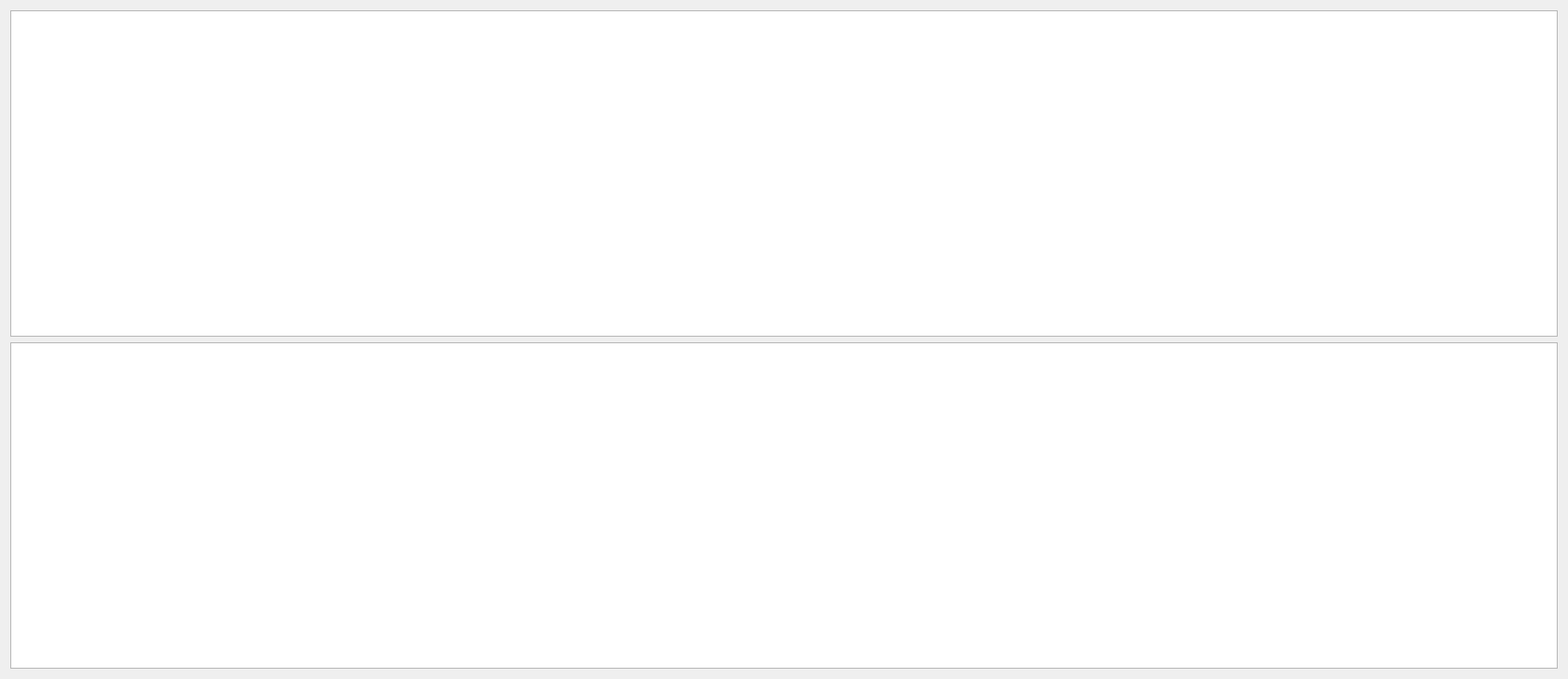
<?xml version="1.0" encoding="UTF-8"?>
<ui version="4.0">
 <class>Form</class>
 <widget class="QWidget" name="Form">
  <property name="geometry">
   <rect>
    <x>0</x>
    <y>0</y>
    <width>1673</width>
    <height>724</height>
   </rect>
  </property>
  <property name="minimumSize">
   <size>
    <width>500</width>
    <height>200</height>
   </size>
  </property>
  <property name="windowTitle">
   <string>Form</string>
  </property>
  <layout class="QGridLayout" name="gridLayout">
   <item row="0" column="0">
    <widget class="PyDMScatterPlot" name="PyDMScatterPlot">
     <property name="toolTip">
      <string/>
     </property>
     <property name="yAxes">
      <stringlist>
       <string>{&quot;name&quot;: &quot;Axis 1&quot;, &quot;orientation&quot;: &quot;left&quot;, &quot;label&quot;: null, &quot;minRange&quot;: -1.0, &quot;maxRange&quot;: 1.0, &quot;autoRange&quot;: true, &quot;logMode&quot;: false}</string>
      </stringlist>
     </property>
     <property name="title" stdset="0">
      <string extracomment="SND DIO"/>
     </property>
     <property name="showLegend">
      <bool>true</bool>
     </property>
     <property name="curves">
      <stringlist>
       <string>{&quot;y_channel&quot;: &quot;ca://XCS:SND:DIO:AMPL_8&quot;, &quot;x_channel&quot;: &quot;ca://XCS:SB1:BMMON:SUM&quot;, &quot;name&quot;: &quot;Ch8&quot;, &quot;color&quot;: &quot;white&quot;, &quot;lineStyle&quot;: 0, &quot;lineWidth&quot;: 1, &quot;symbol&quot;: &quot;o&quot;, &quot;symbolSize&quot;: 10, &quot;yAxisName&quot;: &quot;Axis 1&quot;, &quot;barWidth&quot;: null, &quot;upperThreshold&quot;: null, &quot;lowerThreshold&quot;: null, &quot;thresholdColor&quot;: &quot;white&quot;, &quot;redraw_mode&quot;: 2, &quot;buffer_size&quot;: 1200, &quot;bufferSizeChannelAddress&quot;: null}</string>
      </stringlist>
     </property>
    </widget>
   </item>
   <item row="1" column="0">
    <widget class="PyDMScatterPlot" name="PyDMScatterPlot_2">
     <property name="toolTip">
      <string/>
     </property>
     <property name="yAxes">
      <stringlist>
       <string>{&quot;name&quot;: &quot;Axis 1&quot;, &quot;orientation&quot;: &quot;left&quot;, &quot;label&quot;: null, &quot;minRange&quot;: -1.0, &quot;maxRange&quot;: 1.0, &quot;autoRange&quot;: true, &quot;logMode&quot;: false}</string>
      </stringlist>
     </property>
     <property name="curves">
      <stringlist>
       <string>{&quot;y_channel&quot;: &quot;ca://XCS:SND:DIO:AMPL_9&quot;, &quot;x_channel&quot;: &quot;ca://XCS:SND:DIO:AMPL_8&quot;, &quot;name&quot;: &quot;Ch9&quot;, &quot;color&quot;: &quot;white&quot;, &quot;lineStyle&quot;: 0, &quot;lineWidth&quot;: 1, &quot;symbol&quot;: &quot;o&quot;, &quot;symbolSize&quot;: 10, &quot;yAxisName&quot;: &quot;Axis 1&quot;, &quot;barWidth&quot;: null, &quot;upperThreshold&quot;: null, &quot;lowerThreshold&quot;: null, &quot;thresholdColor&quot;: &quot;white&quot;, &quot;redraw_mode&quot;: 2, &quot;buffer_size&quot;: 1200, &quot;bufferSizeChannelAddress&quot;: null}</string>
      </stringlist>
     </property>
    </widget>
   </item>
  </layout>
 </widget>
 <customwidgets>
  <customwidget>
   <class>PyDMScatterPlot</class>
   <extends>QGraphicsView</extends>
   <header>pydm.widgets.scatterplot</header>
  </customwidget>
 </customwidgets>
 <resources/>
 <connections/>
</ui>
